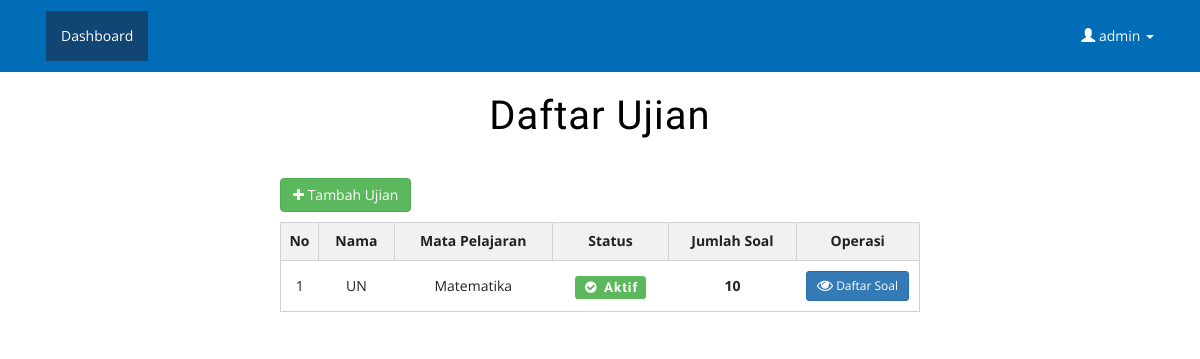
/daftarujian.php (signed in), run on an earlier commit of the app's database.
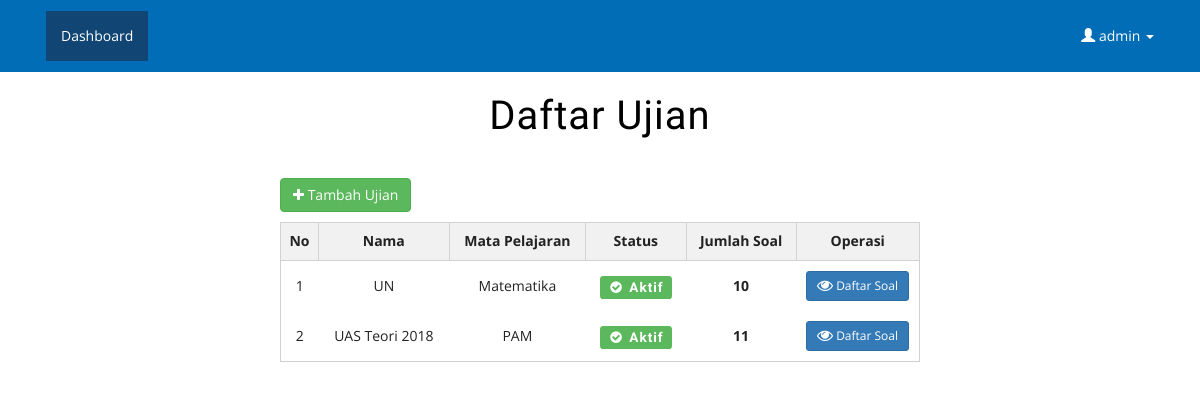
And on a later commit of the database.
### tables this page shows
CREATE TABLE IF NOT EXISTS `ujian` (
  `id_ujian` int(11) NOT NULL,
  `nama_ujian` varchar(300) NOT NULL,
  `id_mapel` int(11) NOT NULL,
  `status` int(11) NOT NULL,
  `total` int(11) NOT NULL
);

CREATE TABLE IF NOT EXISTS `mapel` (
  `id_mapel` int(11) NOT NULL,
  `nama` varchar(50) NOT NULL
);

### daftarujian.php (the view, shortened to what this page needs)
<?php
	include 'common/header.php';
	$query_ujian = mysql_query("SELECT * FROM ujian");
	$no = 1;
?>
<head>
</head>
<body>
<div class="check-out">
	<div class="container">
		<div class="spec" style="margin-left: 250px; margin-right: 250px;">
			<h3>Daftar Ujian</h3>
			<table style="margin-bottom: 10px;">
				<tr>
					<td>
						<a class="btn btn-success" href="pilihmapel.php?tipe=ujian"><i class="fa fa-plus fa-md"></i> Tambah Ujian</a>
					</td>
				</tr>
			</table>
			<table class="table">
				<tr>
					<th class="t-head" width="10"><center>No</center></th>
					<th class="t-head"><center>Nama</center></th>
					<th class="t-head"><center>Mata Pelajaran</center></th>
					<th class="t-head"><center>Status</center></th>
					<th class="t-head"><center>Jumlah Soal</center></th>
					<th class="t-head" width="100"><center>Operasi</center></th>
		  		</tr>
		  		<?php if (mysql_num_rows($query_ujian)==0) { ?>
		  		<tr><td colspan="6" class="t-data">Tidak ada Mapel.</td></tr>
		  		<?php }else{
				  		while ($detail = mysql_fetch_array($query_ujian,MYSQL_ASSOC) ) {
				  			$id_mapel = $detail['id_mapel'];
				  			$query_mapel 	= mysql_query("SELECT * FROM mapel WHERE id_mapel='$id_mapel'");
				  			$data_mapel		= mysql_fetch_array($query_mapel);
							$mapel 			= $data_mapel['nama'];
				  			?>
				  		<tr class="cross">
				  			<td class="t-data"><center><?php echo $no; $no++ ?></center></td>
					 		<td class="t-data"><center><?php echo($detail['nama_ujian']) ?></center></td>
					 		<td class="t-data"><center><?php echo($mapel) ?></center></td>
					 		<?php if ($detail['status']=='1') { ?>
					 			<td class="t-data"><h4><label class="label label-success"><i class="fa fa-check-circle fa-fw"></i> Aktif</label></h4></td>
					 		<?php }else{  ?>
					 			<td class="t-data"><h4><label class="label label-danger"><i class="fa fa-ban fa-fw"></i> Tidak Aktif</label></h4></td>
					 		<?php } ?>
					 		<td class="t-data"><center><b><?php echo($detail['total']) ?></b></center></td>
							<td class="t-data">
								<a class="btn btn-primary btn-sm" href="daftarsoal.php?mapel=<?php echo($detail['id_mapel']) ?>&id_ujian=<?php echo($detail['id_ujian']) ?>"><i class="fa fa-eye fa-lg"></i> Daftar Soal
								</a>
							</td>
				  		</tr>
		  		<?php }} ?>
			</table>
		 </div>
	</div>
</div>

What changed in the data, as far as the page shows it:
added ujian: nama_ujian "UAS Teori 2018", id_mapel.nama "PAM", shows "Aktif", total "11"
